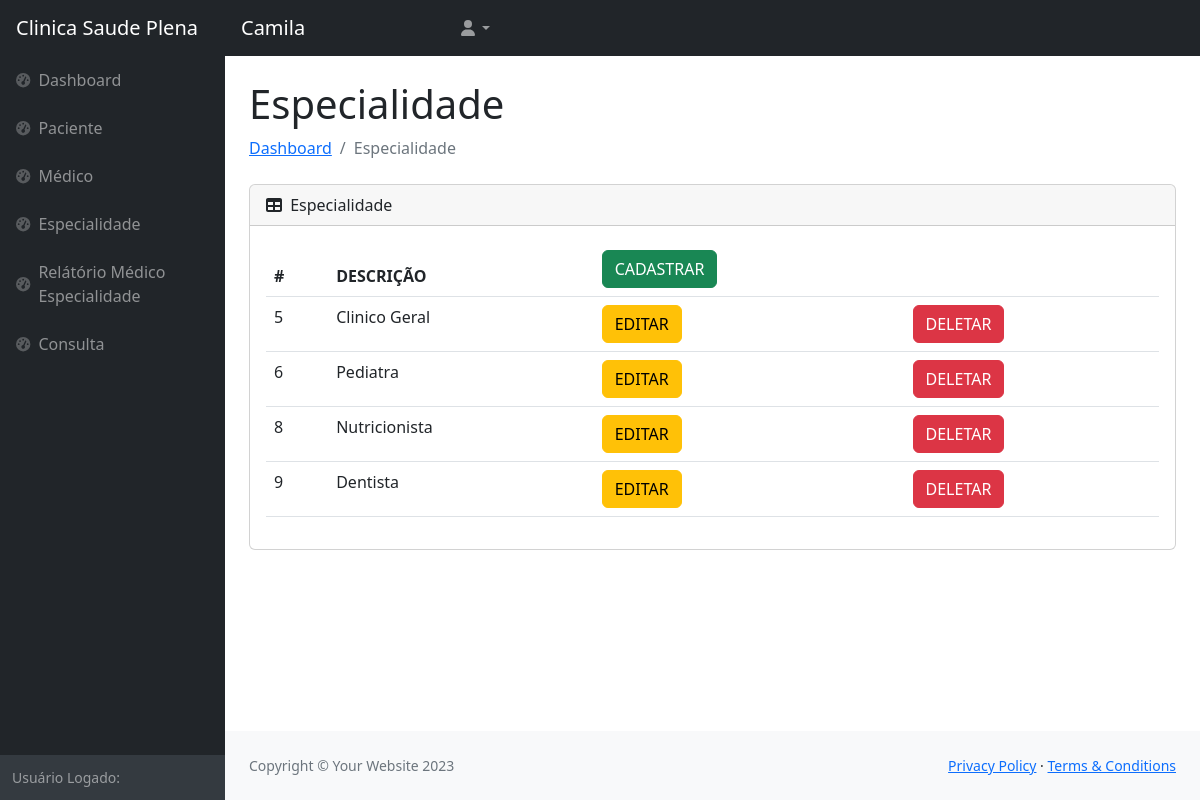
The app's page /front/tabelas/especialidade.php (signed in) with its own data.
### tables this page shows
CREATE TABLE `usuario` (
  `idUser` int(11) NOT NULL,
  `nomeUser` varchar(100) NOT NULL,
  `username` varchar(100) NOT NULL,
  `password` varchar(100) NOT NULL
);

CREATE TABLE `especialidade` (
  `idEspecialidade` int(11) NOT NULL,
  `descricaoEspecialidade` varchar(50) NOT NULL
);

### front/Tabelas/especialidade.php (the view, shortened to what this page needs)
<?php
require("../../backand/conexao.php");
$username = $_SESSION["username"];
     $query = "SELECT * FROM usuario WHERE username = '$username'";
              $busca = mysqli_query($conn, $query);
              while ($dados = mysqli_fetch_array($busca)) {
                $nome = $dados['nomeUser'];
?>
<!DOCTYPE html>
<html lang="en">
    <head>
        <link href="https://cdn.jsdelivr.net/npm/simple-datatables@7.1.2/dist/style.min.css" rel="stylesheet" />
        <link href="../css/styles.css" rel="stylesheet" />
    </head>
    <body class="sb-nav-fixed">
        <nav class="sb-topnav navbar navbar-expand navbar-dark bg-dark">
            <a class="navbar-brand ps-3" href="index.html">Clinica Saude Plena</a>
            <a class="navbar-brand ps-3" href="index.html"><?php echo $nome; }?></a>
            <ul class="navbar-nav ms-auto ms-md-0 me-3 me-lg-4">
                <li class="nav-item dropdown">
                    <a class="nav-link dropdown-toggle" id="navbarDropdown" href="#" role="button" data-bs-toggle="dropdown" aria-expanded="false"><i class="fas fa-user fa-fw"></i></a>
                </li>
            </ul>
        </nav>
        <div id="layoutSidenav">
            <div id="layoutSidenav_nav">
            <?php require('nav.php');?>
            </div>
            <div id="layoutSidenav_content">
                <main>
                    <div class="container-fluid px-4">
                        <h1 class="mt-4">Especialidade</h1>
                        <ol class="breadcrumb mb-4">
                            <li class="breadcrumb-item"><a href="index.html">Dashboard</a></li>
                            <li class="breadcrumb-item active">Especialidade</li>
                        </ol>
                        <div class="card mb-4">
                            <div class="card-header">
                                <i class="fas fa-table me-1"></i>
                                Especialidade
                            </div>
                            <div class="card-body">
                                <table class="table">
                                    <thead>
                                      <tr>
                                        <th scope="col">#</th>
                                        <th scope="col">DESCRIÇÃO</th>
                                        <th scope="col"><a href="../form/cadEspecialidade.php" type="button" class="btn btn-success">CADASTRAR</a></th>
                                        <th scope="col"></th>
                                      </tr>
                                    </thead>
                                    <tbody>
                                    <tr>
                                      <?php
                                        require('../../backand/conexao.php');
                                        $query = "SELECT * FROM Especialidade";
                                        $busca = mysqli_query($conn, $query);
                                        while ($dados = mysqli_fetch_array($busca)) {
                                      ?>
                                        <td><?php echo $dados['idEspecialidade'] ?></td>
                                        <td><?php echo $dados['descricaoEspecialidade'] ?></td>
                                        <td><a class="btn btn-warning" href="../form/editEspecialidade.php?idEspecialidade=<?php echo $dados['idEspecialidade']?>">EDITAR</a></td>
                                        <td><a class="btn btn-danger" href="../../backand/delEspecialidade.php?idEspecialidade=<?php echo $dados['idEspecialidade']?>">DELETAR</a></td>
                                      </tr>
                                    <?PHP } ?>
                                    </tbody>
                                </table>
                            </div>
                        </div>
                    </div>
                </main>
                <footer class="py-4 bg-light mt-auto">
                    <div class="container-fluid px-4">
                        <div class="d-flex align-items-center justify-content-between small">
                            <div class="text-muted">Copyright &copy; Your Website 2023</div>
                            <div>
                                <a href="#">Privacy Policy</a>
                                &middot;
                                <a href="#">Terms &amp; Conditions</a>
                            </div>
                        </div>
                    </div>
                </footer>
            </div>
        </div>
    </body>
</html>

### records on screen
usuario: nomeUser "Camila"
especialidade: idEspecialidade "5", descricaoEspecialidade "Clinico Geral"
especialidade: idEspecialidade "6", descricaoEspecialidade "Pediatra"
especialidade: idEspecialidade "8", descricaoEspecialidade "Nutricionista"
especialidade: idEspecialidade "9", descricaoEspecialidade "Dentista"
